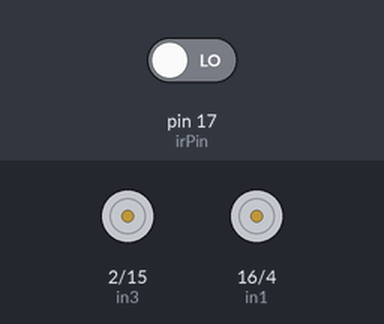
A sketch run on a simulated Arduino Uno, built with avr-gcc and run on an emulated ATmega328P. Parts: motor-driver pin pairs drawn as motors (green arrow = first pin HIGH = forward, orange = second pin HIGH = backward, longer = more drive). Inputs (shaded band) come from the test bench; at power-on: pin 17 (irPin) LOW.

Above: at 1.2 s.
1.3 s: pin 17 (irPin) driven HIGH
At 1.8 s:
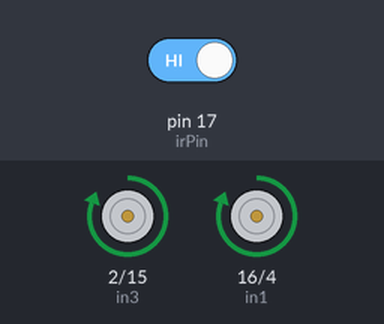
2.8 s: pin 17 (irPin) driven LOW
At 4.2 s:
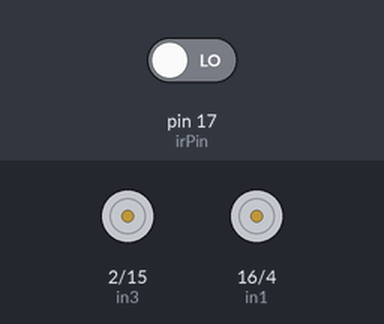
Timing chart, 0 to 5.8 s (numbered marks = the images above; inputs shaded):
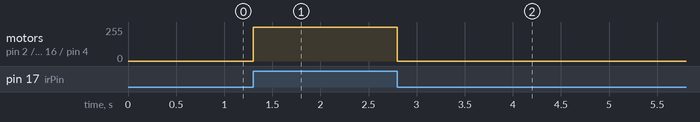

Measured:
- after the input at 1.3 s, motor on pin 2 (in3) / pin 15 (in4), motor on pin 16 (in1) / pin 4 (in2): stopped → forward 255/255 at once
- after the input at 2.8 s, motor on pin 2 (in3) / pin 15 (in4), motor on pin 16 (in1) / pin 4 (in2): forward 255/255 → stopped at once

The sketch:

motor_with_ir.ino
```cpp
//Motor pin connections
#define in1 16
#define in2 4
#define in3 2
#define in4 15
//ir pin connection
#define irPin 17

void setup() {
  //Motor pins as output
  pinMode(in1, OUTPUT);
  pinMode(in2, OUTPUT);
  pinMode(in3, OUTPUT);
  pinMode(in4, OUTPUT);
  //sensor pin as input
  pinMode(irPin, INPUT);
  //Keeping all motors off initially
  digitalWrite(in1, LOW);
  digitalWrite(in2, LOW);
  digitalWrite(in3, LOW);
  digitalWrite(in4, LOW);

}

void loop() {
  if(digitalRead(irPin)){
    //Move
    digitalWrite(in1, HIGH);
    digitalWrite(in2, LOW);
    digitalWrite(in3, HIGH);
    digitalWrite(in4, LOW);
  }
  else{
    //Stop
    digitalWrite(in1, LOW);
    digitalWrite(in2, LOW);
    digitalWrite(in3, LOW);
    digitalWrite(in4, LOW);
  }
}
```
